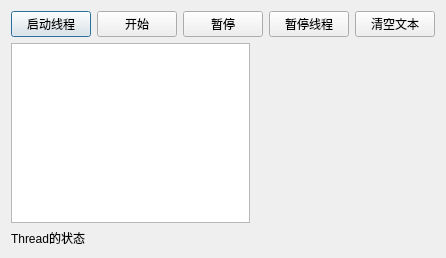
<?xml version="1.0" encoding="UTF-8"?>
<ui version="4.0">
 <class>Dialog</class>
 <widget class="QDialog" name="Dialog">
  <property name="geometry">
   <rect>
    <x>0</x>
    <y>0</y>
    <width>430</width>
    <height>258</height>
   </rect>
  </property>
  <property name="windowTitle">
   <string>Dialog</string>
  </property>
  <layout class="QVBoxLayout" name="verticalLayout">
   <item>
    <layout class="QHBoxLayout" name="horizontalLayout">
     <item>
      <widget class="QPushButton" name="btnStartThread">
       <property name="text">
        <string>启动线程</string>
       </property>
      </widget>
     </item>
     <item>
      <widget class="QPushButton" name="btnDiceBegin">
       <property name="text">
        <string>开始</string>
       </property>
      </widget>
     </item>
     <item>
      <widget class="QPushButton" name="btnDiceEnd">
       <property name="text">
        <string>暂停</string>
       </property>
      </widget>
     </item>
     <item>
      <widget class="QPushButton" name="btnStopThread">
       <property name="text">
        <string>暂停线程</string>
       </property>
      </widget>
     </item>
     <item>
      <widget class="QPushButton" name="btnClear">
       <property name="text">
        <string>清空文本</string>
       </property>
      </widget>
     </item>
    </layout>
   </item>
   <item>
    <layout class="QHBoxLayout" name="horizontalLayout_2" stretch="8,6">
     <item>
      <widget class="QPlainTextEdit" name="plainTextEdit"/>
     </item>
     <item>
      <widget class="QLabel" name="labPic">
       <property name="text">
        <string/>
       </property>
       <property name="pixmap">
        <pixmap resource="res.qrc">:/images/7.png</pixmap>
       </property>
       <property name="scaledContents">
        <bool>true</bool>
       </property>
      </widget>
     </item>
    </layout>
   </item>
   <item>
    <widget class="QLabel" name="labA">
     <property name="text">
      <string>Thread的状态</string>
     </property>
    </widget>
   </item>
  </layout>
 </widget>
 <resources>
  <include location="res.qrc"/>
 </resources>
 <connections/>
</ui>
